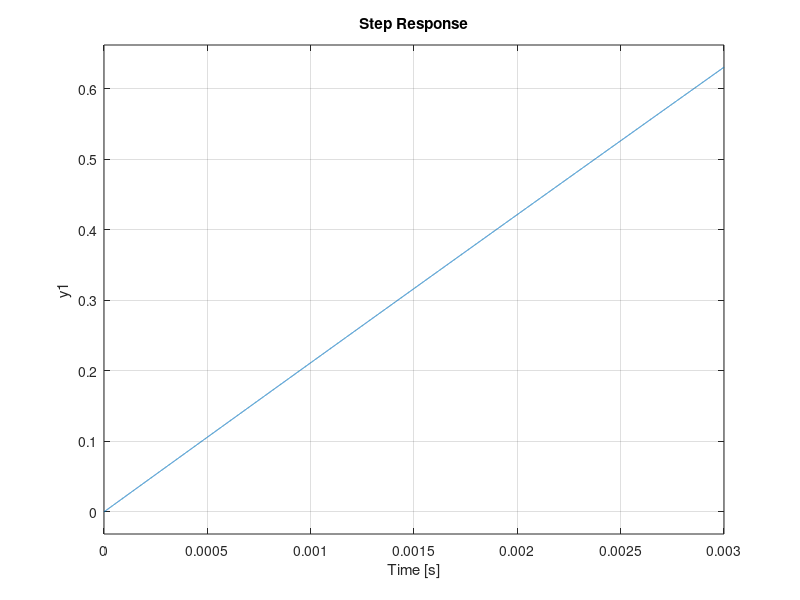

This chart was generated by the following MATLAB code:
J = 3.2284e-5;
b = 3.5077e-6;
K = 0.0274;
Ra = 4;
La = 2.75e-6;
G1 = tf([J b] , [J*La (J*Ra + b*La) (b*Ra + K^2)]);
G2 = tf(K , [J*La (b*La + Ra*J) (Ra*b + K^2) 0]);
G3 = tf([K 0] , [J*La (b*La + Ra*J) (Ra*b + K^2) 0]);
subplot(1,3,1)
step(G1);
subplot(1,3,2)
step(G2);
subplot(1,3,3)
step(G3);